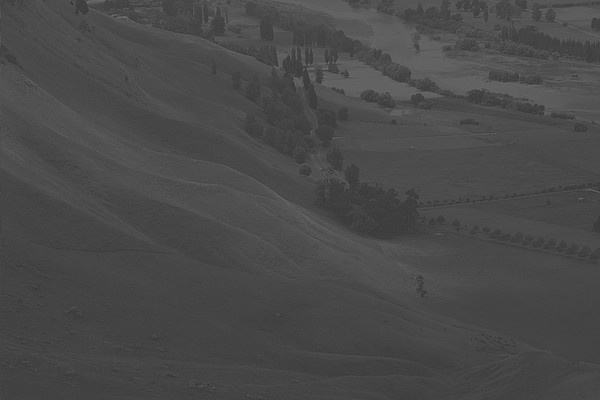
#> input picture تمرین2/Part_2/BrightImage_0.5.jpg, 600 x 400 px, given as the content of the folder input_images, which was not available
$ python 'image processing_part2.py'
#> lines starting #> are read from the running program, lines starting #| are printed output that depends on the picture; pictures that were not available may be replaced by others from this repository, and a replacement may not be noted
# Elaheh AaliM
# Q3
# اومدم اینجا ضریب a رو در مقادیر پیکسل ها ضرب کردم که این کار
# هم توی شدت روشنایی اثر میذاره و هم بازهی تغییرات
# رو عوض میکنه و روی کنتراست هم اثر داره.
import os
import numpy as np
import cv2 as cv

def changing_a(image, a):
    tmp = image.astype(np.int16) * a
    tmp = np.clip(tmp, 0, 255)
    return tmp.astype(np.uint8)

input_folder = "input_images"
output_folder = "output_images/part_2"
a_array = [0.5, 0.75, 1.25, 1.5]
for filename in os.listdir(input_folder):
    path = os.path.join(input_folder, filename)
    image = cv.imread(path, cv.IMREAD_GRAYSCALE)
#> image is the input picture: shape (400, 600); min 53, max 114, mean 73.7
    if image is None:
        continue
    for a in a_array:
        result = changing_a(image,a)
        name, ext = os.path.splitext(filename)
        output_name = f'{name}_{a}{ext}'
        output_path = os.path.join(output_folder,output_name)
        cv.imwrite(output_path, result)
        print("Saved to:", output_name)
#> this loop made 4 passes
#> pass 1, in changing_a, `tmp = image.astype(np.int16) * a`:
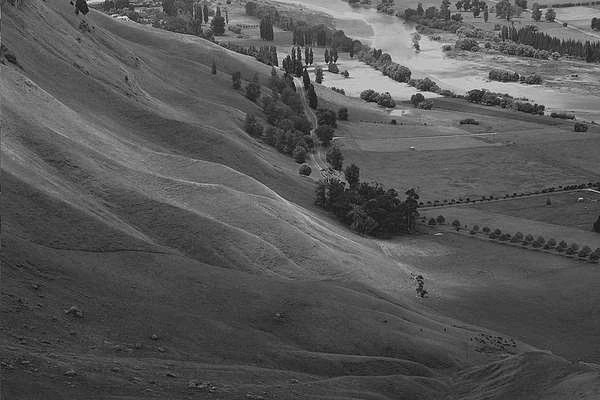
#> tmp: shape (400, 600) float64; min 26.5, max 57, mean 36.9; drawn with min black and max white
#> pass 1, `result = changing_a(image,a)`:
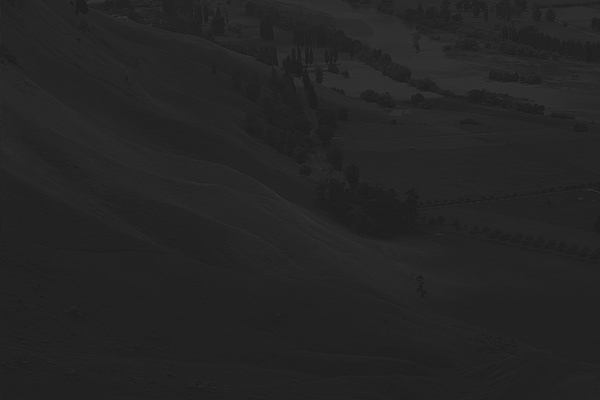
#> result: shape (400, 600); min 26, max 57, mean 36.6
#> pass 2, `result = changing_a(image,a)`:
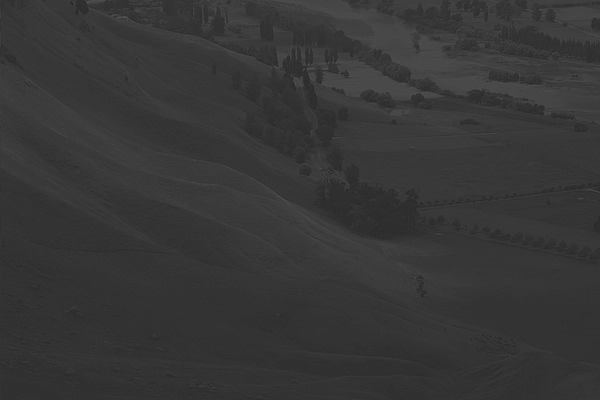
#> result: shape (400, 600); min 39, max 85, mean 54.9
